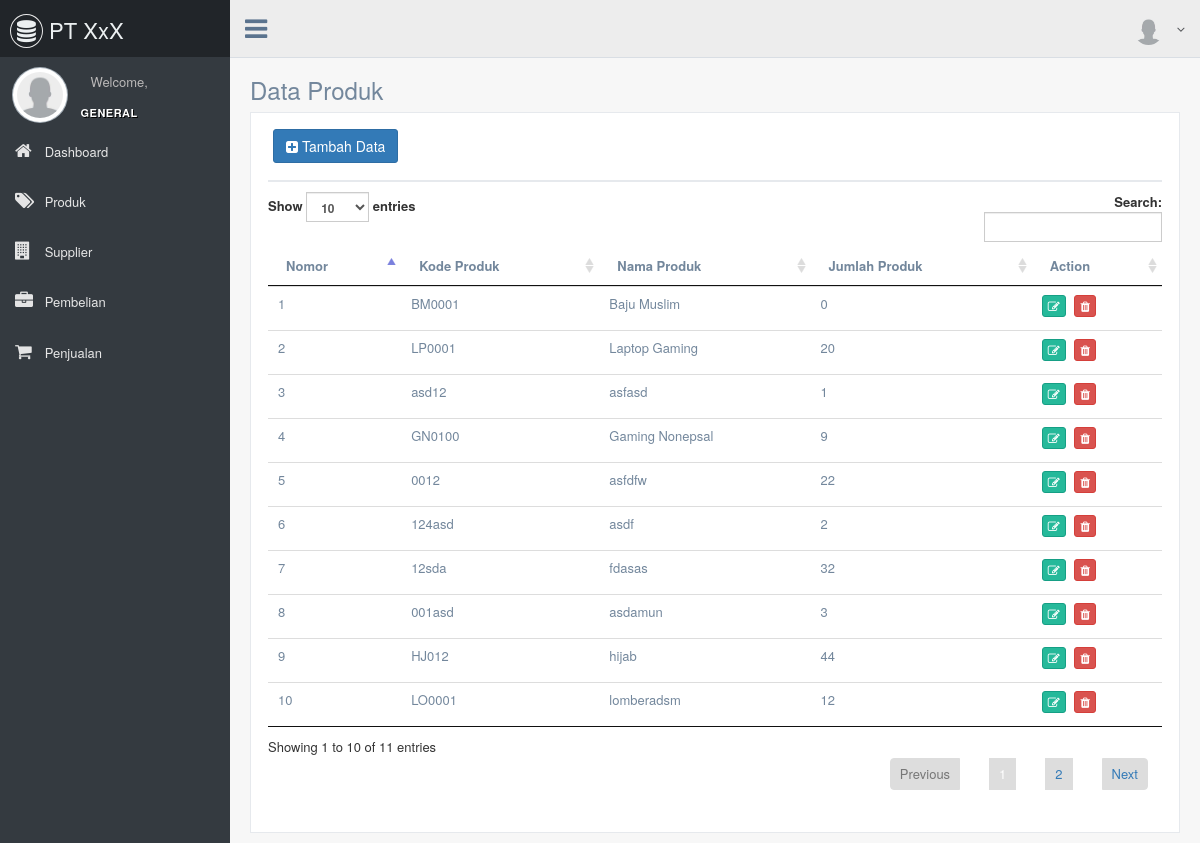
/produk, run on an earlier commit of the app's database.
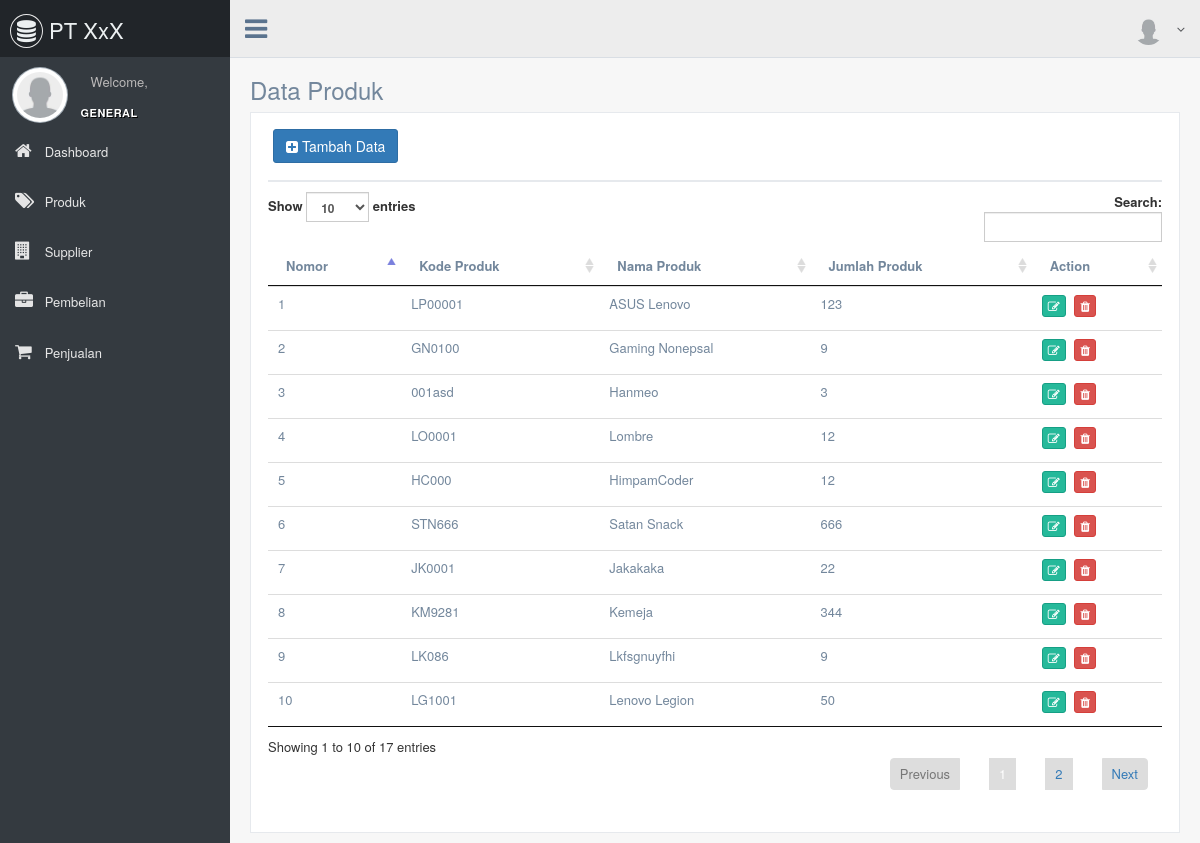
And on a later commit of the database.
### tables this page shows
CREATE TABLE `produk` (
  `id_produk` int(11) NOT NULL,
  `kode_produk` varchar(7) NOT NULL,
  `nama_produk` varchar(25) NOT NULL,
  `qty_produk` int(11) NOT NULL
);

### application/core/MY_Loader.php (called while the page is built, shortened)
<?php (defined('BASEPATH')) OR exit('No direct script access allowed');
require APPPATH."third_party/MX/Loader.php";
class MY_Loader extends MX_Loader {
public function view($view, $vars = array(), $return = FALSE)
{
list($path, $_view) = Modules::find($view, $this->_module, 'views/');
if($path != FALSE)
{
$view = $_view;
}
return $this->_ci_load(array('_ci_view' => $view, '_ci_vars' => ((method_exists($this,'_ci_object_to_array')) ?
$this->_ci_object_to_array($vars) : $this->_ci_prepare_view_vars($vars)), '_ci_return' => $return));
}
}

### application/modules/produk/controllers/Produk.php (called while the page is built, shortened)
<?php
class Produk extends CI_Controller {
    public function __construct() {
        $this->load->model('Mproduk');
    }
    function index(){
        $data['title'] = 'Data Produk';
        $data['content'] = 'v_produk';
        $data['datatables'] = $this->Mproduk->produk();
        $this->load->view('template',$data);
    }
}

### index.php (called while the page is built, shortened)
<?php
require_once BASEPATH.'core/CodeIgniter.php';

### application/modules/produk/models/Mproduk.php (called while the page is built, shortened)
<?php
class Mproduk extends CI_Model {
    function produk(){
        return $this->db->get('produk');
    }
}

### application/modules/produk/views/v_produk.php (the view, shortened to what this page needs)
<div class="x_panel">
    <div class="x_title">
    <h2><button type="button" class="add btn btn-primary"><i class="fa fa-plus-square"></i> Tambah Data </button></h2>
<div class="clearfix"></div>
</div>
<table class="table table-hover table-responsive" id="datatables">
<thead>
    <tr>
        <th>Nomor</th>
        <th>Kode Produk</th>
        <th>Nama Produk</th>
        <th>Jumlah Produk</th>
        <th>Action</th>
    </tr>
</thead>
<tbody>
    <?php $no=1;
    foreach($datatables->result() as $row){
        echo "<tr>";
        echo "<td>".$no."</td>";
        echo "<td>".$row->kode_produk."</td>";
        echo "<td>".$row->nama_produk."</td>";
        echo "<td>".$row->qty_produk."</td>";
        echo "<td>
            <button type='button' class='btn btn-success btn-xs' onclick=edit('".$row->id_produk."') ><i class='fa fa-edit'></i></button>
            <button type='button' class='btn btn-danger btn-xs' onclick=del('".$row->id_produk."') ><i class='fa fa-trash'></i></button>
            </td>";
        echo "</tr>";
    $no++;} ?>
</tbody>
</table>
</div>

### application/third_party/MX/Loader.php (shortened to what this page needs)
<?php (defined('BASEPATH')) OR exit('No direct script access allowed');
class MX_Loader extends CI_Loader
{
	protected $_module;
	public $_ci_cached_vars = array();
	public function initialize($controller = NULL)
	{
		$this->_module = CI::$APP->router->fetch_module();
	}
	public function model($model, $object_name = NULL, $connect = FALSE)
	{
		if (is_array($model)) return $this->models($model);
		($_alias = $object_name) OR $_alias = basename($model);
		list($path, $_model) = Modules::find(strtolower($model), $this->_module, 'models/');
		if ($path == FALSE)
		{
			parent::model($model, $object_name, $connect);
		}
		else
		{
			CI::$APP->$_alias = new $model();
		}
		return $this;
	}
	public function models($models)
	{
		return $this;
	}
	public function _ci_load($_ci_data)
	{
		extract($_ci_data);
		if (isset($_ci_view))
		{
			$_ci_path = '';
			$_ci_file = (pathinfo($_ci_view, PATHINFO_EXTENSION)) ? $_ci_view : $_ci_view.EXT;
			foreach ($this->_ci_view_paths as $path => $cascade)
			{
				if (file_exists($view = $path.$_ci_file))
				{
					$_ci_path = $view;
					break;
				}
			}
		}
		elseif (isset($_ci_path))
		{
			$_ci_file = basename($_ci_path);
			if( ! file_exists($_ci_path)) $_ci_path = '';
		}
		if (isset($_ci_vars))
			$this->_ci_cached_vars = array_merge($this->_ci_cached_vars, (array) $_ci_vars);
		extract($this->_ci_cached_vars);
		if ((bool) @ini_get('short_open_tag') === FALSE && CI::$APP->config->item('rewrite_short_tags') == TRUE)
		{
			echo eval('?>'.preg_replace("/;*\s*\?>/", "; ?>", str_replace('<?=', '<?php echo ', file_get_contents($_ci_path))));
		}
		else
		{
			include($_ci_path);
		}
	}
}

### application/views/template.php (shortened to what this page needs)
<!DOCTYPE html>
<html lang="en">
<head>
</head>
<body class="nav-md">
  <div class="container body">
    <div class="main_container">
      <div class="col-md-3 left_col">
        <div class="left_col scroll-view">
          <div class="navbar nav_title" style="border: 0;">
            <a href="dashboard" class="site_title"><i class="fa fa-database"></i> <span>PT XxX</span></a>
          </div>
          <div class="profile">
            <div class="profile_pic">
                <?php echo img(array('src'=>'images/user.png','class'=>'img-circle profile_img')) ;?>
            </div>
            <div class="profile_info">
              <span>Welcome,</span>
            </div>
          </div>
          <br />
          <div id="sidebar-menu" class="main_menu_side hidden-print main_menu">
            <div class="menu_section">
              <h3>General</h3>
              <ul class="nav side-menu">
                <li><?php echo anchor("dashboard","<i class='fa fa-home'></i> Dashboard");?></li>
                <li><?php echo anchor("produk","<i class='fa fa-tags'></i> Produk");?></li>
                <li><?php echo anchor("supplier","<i class='fa fa-building'></i> Supplier");?></li>
                <li><?php echo anchor("pembelian","<i class='fa fa-briefcase'></i> Pembelian");?></li>
                <li><?php echo anchor("penjualan","<i class='fa fa-shopping-cart'></i> Penjualan");?></li>
              </ul>
            </div>
          </div>
        </div>
      </div>
      <div class="top_nav">
        <div class="nav_menu">
          <nav class="" role="navigation">
            <div class="nav toggle">
              <a id="menu_toggle"><i class="fa fa-bars"></i></a>
            </div>
            <ul class="nav navbar-nav navbar-right">
              <li class="">
                <a href="javascript:;" class="user-profile dropdown-toggle" data-toggle="dropdown" aria-expanded="false">
                  <img src="<?php echo base_url(); ?>images/user.png" alt=""><?php echo $this->session->userdata('ses_nama');?>
                  <span class=" fa fa-angle-down"></span>
                </a>
              </li>
            </ul>
          </nav>
        </div>
      </div>
      <div class="right_col" role="main">
        <div class="">
          <div class="page-title">
            <div class="title_left">
              <h3>
              <?php if(isset($title)){echo $title ;} ;?>
              </h3>
            </div>
          </div>
          <div class="clearfix"></div>
          <div class="row">
            <div class="col-md-12 col-sm-12 col-xs-12" style="min-height:530px">
              <?php if(isset($content)){$this->load->view($content);};?>
            </div>
          </div>
        </div>
      </div>
    </div>
  </div>
  <div id="custom_notifications" class="custom-notifications dsp_none">
    <div class="clearfix"></div>
  </div>
</body>
</html>

What changed in the data, as far as the page shows it:
removed produk: kode_produk "BM0001", nama_produk "Baju Muslim", qty_produk "0"
removed produk: kode_produk "asd12", nama_produk "asfasd", qty_produk "1"
removed produk: kode_produk "0012", nama_produk "asfdfw", qty_produk "22"
removed produk: kode_produk "124asd", nama_produk "asdf", qty_produk "2"
removed produk: kode_produk "12sda", nama_produk "fdasas", qty_produk "32"
removed produk: kode_produk "HJ012", nama_produk "hijab", qty_produk "44"
changed produk: kode_produk "LP0001" → "LP00001"; nama_produk "Laptop Gaming" → "ASUS Lenovo"; qty_produk "20" → "123"
changed produk "001asd": nama_produk "asdamun" → "Hanmeo"
changed produk "LO0001": nama_produk "lomberadsm" → "Lombre"
now on this page (row unchanged): produk: kode_produk "HC000", nama_produk "HimpamCoder", qty_produk "12"
added produk: kode_produk "STN666", nama_produk "Satan Snack", qty_produk "666"
added produk: kode_produk "JK0001", nama_produk "Jakakaka", qty_produk "22"
added produk: kode_produk "KM9281", nama_produk "Kemeja", qty_produk "344"
added produk: kode_produk "LK086", nama_produk "Lkfsgnuyfhi", qty_produk "9"
added produk: kode_produk "LG1001", nama_produk "Lenovo Legion", qty_produk "50"
Also different on the page:
text written by a page script: "Show entries Search: Showing 1 to 10 of 11 entries Previous 1 2 Next" → "Show entries Search: Showing 1 to 10 of 17 entries Previous 1 2 Next"
